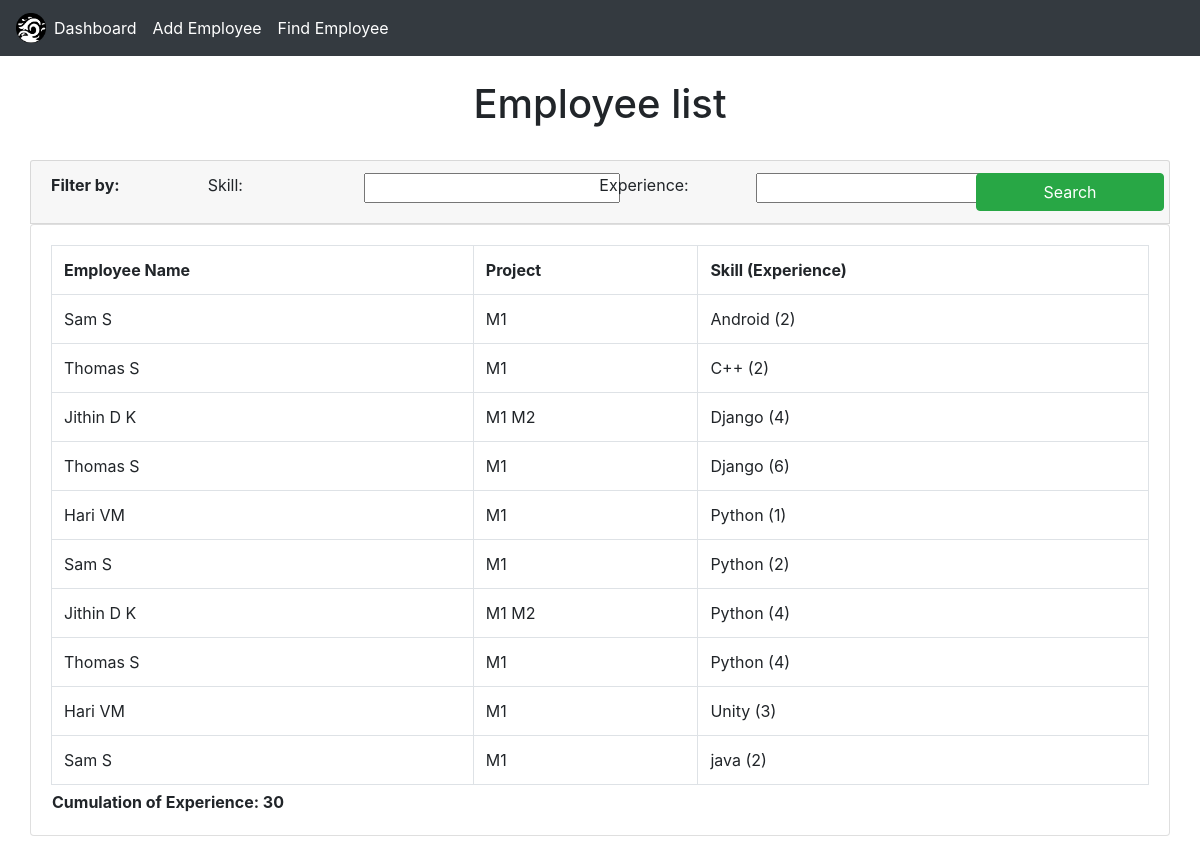
Page /skill/ on the earlier database version.
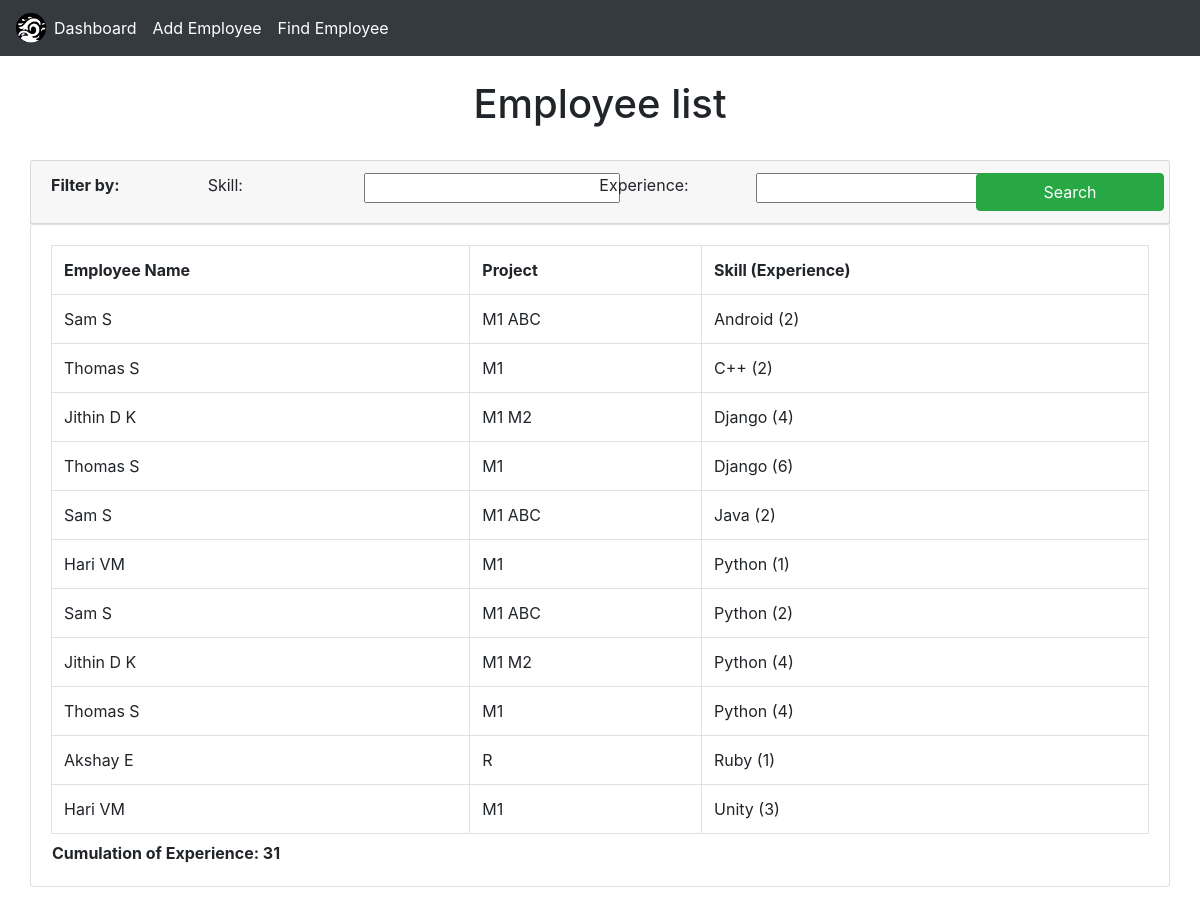
Same page on the later database version.
### app/models.py (models this page shows, shortened)
class Skill(models.Model):
    employee = models.ForeignKey(Employee, null=True, on_delete= models.SET_NULL)
    S = models.CharField(max_length=200, null=True)
    exp = models.IntegerField(null=True, blank=True, default=0)

class Employee(models.Model):
    GENDER = (
			('Male', 'Male'),
			('Female', 'Female'),
            ('Other', 'Other'),
			)
    f_name = models.CharField(max_length=200, null=True)
    l_name = models.CharField(max_length=200, null=True)
    address = models.CharField(max_length=200, null=True)
    gender = models.CharField(max_length=200, null=True, choices=GENDER)
    skills = models.IntegerField(null=True, blank=True, default=0)
    projects = models.IntegerField(null=True, blank=True, default=0)

class Project(models.Model):
    employee = models.ForeignKey(Employee, null=True, on_delete= models.SET_NULL)
    P = models.CharField(max_length=200, null=True)
    def __str__(self):
        return self.P

### app/views.py (the view)
# urls.py: path('skill/', views.Skill_Details, name='skillDetails'),
def Skill_Details(request):
    searchFilter = Filter_Skill(request.GET, queryset=Skill.objects.order_by('S','exp'))
    skill = searchFilter.qs
    employee = Employee.objects.all()
    project = Project.objects.all()
    emp_tot=0
    if len(skill)<=len(employee):
        emp_tot=len(skill)
    exp_tot=0
    for s in skill:
        exp_tot=exp_tot+s.exp
    context = {'searchFilter':searchFilter,'skill':skill,'project':project, 'employee':employee, 'exp_tot':exp_tot, 'emp_tot':emp_tot}
    return render(request, 'app/SkillFilter.html', context)

### app/templates/app/SkillFilter.html (shortened to what this page needs)
{% extends 'app/main.html' %}
{% load static %}
{% block content %}
<h1 class="text-center">Employee list</h1><br>
<div class="container-fluid">
    <div class="card card-header">
        <form method="GET">
            <div class="row">
                <div class="col col-mb">
                    <div class="row justify-content-start">
                        <strong class="col-2">Filter by:</strong>
                        <div class="col-2">Skill:</div>
                        <div class="col-3">{{searchFilter.form.S}}</div>
                        <div class="col-2">Experience:</div>
                        <div class="col-3">{{searchFilter.form.exp}}</div>
                    </div>
                </div>
                <button class="col col-2 btn btn-success my-sm-0" type="submit">Search</button>
            </div>
        </form>
    </div>
    <div class="card card-body container-fluid">
        <div class="table-wrapper-scroll-y my-custom-scrollbar" style="height: 62vh;">
            <table class="table table-bordered table-mb table-hover">
                <tr>
                    <th>Employee Name</th>
                    <th>Project</th>
                    <th>Skill (Experience)</th>
                </tr>
                {% for i in skill %}
                <tr class="table-row"data-href="{% url 'employeeDetails' i.employee.id %}">
                        <td>
                            {{i.employee.f_name}} {{i.employee.l_name}}
                        </td>
                        <td>
                            {% for p in project%}
                            {% if p.employee == i.employee %}
                                {{p}}
                            {% endif %}
                            {% endfor %}
                        </td>
                        <td>
                            {{i.S}} ({{i.exp}})
                        </td>
                </tr>
                {% endfor %}
            </table>
        </div>
        <div>
            <table>
                <tr>
                    <th>
                    </th>
                </tr>
                <tr>
                    <th>
                        Cumulation of Experience: {{exp_tot}}
                    </th>
                </tr>
            </table>
        </div>
    </div>
</div>
{% endblock %}

### app/templates/app/main.html (shortened to what this page needs)
{% load static %}
<!DOCTYPE html>
<html>
<head>
    <link href="https://cdn.jsdelivr.net/npm/bootstrap@5.0.0-beta1/dist/css/bootstrap.min.css" rel="stylesheet">
    <link rel="stylesheet" href="{% static 'bootstrap/css/bootstrap.min.css'%}">
    <link rel="stylesheet" href="{% static '/css/main.css' %}">
    <link rel="stylesheet" href="{% static '/css/home.css' %}">
</head>
<body>
    {% include 'app/navbar.html' %}
    <br>
    <div class="container-fluid">
        {% block content %}
        {% endblock %}
    </div>
    <br>
</body>
</html>

### app/templates/app/navbar.html (shortened to what this page needs)
{% load static %}
<nav class="navbar navbar-expand-lg navbar-dark bg-dark">
 <img src="{% static 'images/logo1.png' %}" width="30" height="30">
  <div class="collapse navbar-collapse" id="navbarNav">
    <ul class="navbar-nav">
      <li class="nav-item active">
        <a class="nav-link" href="{% url 'home' %}">Dashboard</a>
      </li>
      <li class="nav-item active">
        <a class="nav-link" href="{% url 'createEmployee' %}">Add Employee</a>
      </li>
      <li class="nav-item active">
        <a class="nav-link" href="{% url 'skillDetails' %}">Find Employee</a>
      </li>
    </ul>
  </div>
</nav>

### static/css/main.css (style rules this page uses)
.my-custom-scrollbar { position: relative; overflow: auto; }
.table-wrapper-scroll-y { display: block; }

### static/css/home.css (style rules this page uses)
.table-row { cursor:pointer; }

Differences in the rows shown:
added Project: P "ABC"
changed Skill: S "java" → "Java"; moves up the list
added Skill: employee.f_name "Akshay", employee.l_name "E", S "Ruby", exp "1"
added Project: P "R", shown under "Akshay"
Other differences:
{{ exp_tot }}: "30" → "31"
